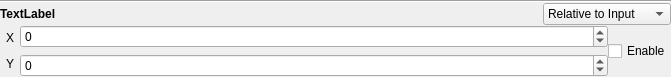
<?xml version="1.0" encoding="UTF-8"?>
<ui version="4.0">
 <class>Form</class>
 <widget class="QWidget" name="Form">
  <property name="geometry">
   <rect>
    <x>0</x>
    <y>0</y>
    <width>671</width>
    <height>75</height>
   </rect>
  </property>
  <property name="maximumSize">
   <size>
    <width>16777215</width>
    <height>75</height>
   </size>
  </property>
  <property name="windowTitle">
   <string>Form</string>
  </property>
  <property name="styleSheet">
   <string notr="true"/>
  </property>
  <layout class="QVBoxLayout" name="verticalLayout_4">
   <property name="spacing">
    <number>0</number>
   </property>
   <property name="leftMargin">
    <number>0</number>
   </property>
   <property name="topMargin">
    <number>0</number>
   </property>
   <property name="rightMargin">
    <number>0</number>
   </property>
   <property name="bottomMargin">
    <number>0</number>
   </property>
   <item>
    <layout class="QVBoxLayout" name="verticalLayout_3" stretch="0,0,1">
     <property name="spacing">
      <number>0</number>
     </property>
     <item>
      <widget class="Line" name="line">
       <property name="orientation">
        <enum>Qt::Horizontal</enum>
       </property>
      </widget>
     </item>
     <item>
      <layout class="QHBoxLayout" name="horizontalLayout_3" stretch="5,1">
       <item>
        <widget class="QLabel" name="lbl_name">
         <property name="styleSheet">
          <string notr="true">font-weight: bold</string>
         </property>
         <property name="text">
          <string>TextLabel</string>
         </property>
        </widget>
       </item>
       <item>
        <widget class="QComboBox" name="cmb_inheritance">
         <item>
          <property name="text">
           <string>Relative to Input</string>
          </property>
         </item>
         <item>
          <property name="text">
           <string>Relative to Parent</string>
          </property>
         </item>
         <item>
          <property name="text">
           <string>Absolute</string>
          </property>
         </item>
        </widget>
       </item>
      </layout>
     </item>
     <item>
      <layout class="QHBoxLayout" name="horizontalLayout" stretch="0,1,0">
       <item>
        <layout class="QVBoxLayout" name="verticalLayout_2" stretch="0,0">
         <property name="spacing">
          <number>0</number>
         </property>
         <item>
          <widget class="QLabel" name="lbl_x">
           <property name="minimumSize">
            <size>
             <width>20</width>
             <height>0</height>
            </size>
           </property>
           <property name="maximumSize">
            <size>
             <width>20</width>
             <height>16777215</height>
            </size>
           </property>
           <property name="text">
            <string>X</string>
           </property>
           <property name="alignment">
            <set>Qt::AlignCenter</set>
           </property>
          </widget>
         </item>
         <item>
          <widget class="QLabel" name="lbl_y">
           <property name="minimumSize">
            <size>
             <width>20</width>
             <height>0</height>
            </size>
           </property>
           <property name="maximumSize">
            <size>
             <width>16777215</width>
             <height>16777215</height>
            </size>
           </property>
           <property name="text">
            <string>Y</string>
           </property>
           <property name="alignment">
            <set>Qt::AlignCenter</set>
           </property>
          </widget>
         </item>
        </layout>
       </item>
       <item>
        <layout class="QVBoxLayout" name="verticalLayout">
         <property name="spacing">
          <number>6</number>
         </property>
         <item>
          <widget class="QSpinBox" name="txt_value_x">
           <property name="minimum">
            <number>-999999999</number>
           </property>
           <property name="maximum">
            <number>999999999</number>
           </property>
          </widget>
         </item>
         <item>
          <widget class="QSpinBox" name="txt_value_y">
           <property name="minimum">
            <number>-999999999</number>
           </property>
           <property name="maximum">
            <number>999999999</number>
           </property>
          </widget>
         </item>
        </layout>
       </item>
       <item>
        <widget class="QCheckBox" name="chk_value">
         <property name="text">
          <string>Enable</string>
         </property>
        </widget>
       </item>
      </layout>
     </item>
    </layout>
   </item>
  </layout>
 </widget>
 <resources/>
 <connections/>
</ui>
